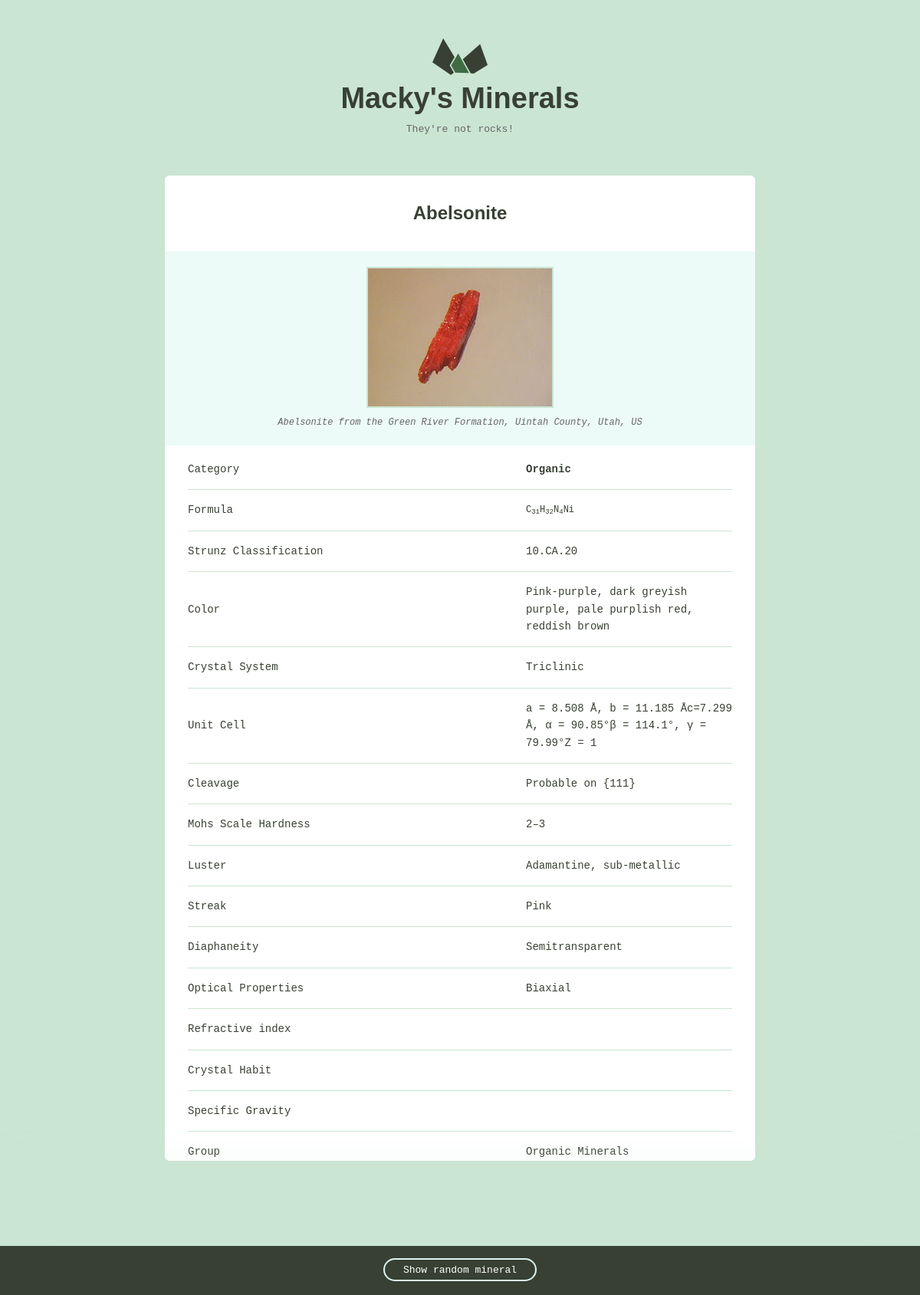
The app's page /minerals/detail/1/ with its own data.
### minerals/models.py (models this page shows)
class Mineral(models.Model):
	name = models.CharField(max_length=100)
	image_filename = models.CharField(max_length=200)
	image_caption = models.TextField()
	category = models.TextField()
	formula = models.TextField()
	strunz_classification = models.TextField()
	color = models.TextField()
	crystal_system = models.TextField()
	unit_cell = models.TextField()
	crystal_symmetry = models.TextField()
	cleavage = models.TextField()
	mohs_scale_hardness = models.TextField()
	luster = models.TextField()
	streak = models.TextField()
	diaphaneity = models.TextField()
	optical_properties = models.TextField()
	refractive_index = models.TextField()
	crystal_habit = models.TextField()
	specific_gravity = models.TextField()
	group = models.TextField()

### minerals/views.py (the view)
# urls.py: path("detail/<int:mineral_id>/", views.detail, name="detail"),
def detail(request, mineral_id):
	mineral	= Mineral.objects.get(pk=mineral_id)
	return render(request, 'minerals/detail.html', {"mineral": mineral})

### minerals/templates/minerals/detail.html (shortened to what this page needs)
{% extends 'minerals/layout.html' %}
{% load static %}
{% block content %}
<div class="mineral__container">
<h1 class="mineral__name">{{mineral.name}}</h1>
	<div class="mineral__image-bg">
		<img class="mineral__image" src="{% static 'minerals/images/' %}{{mineral.name}}.jpg"  alt="{{mineral.name}}">
		<p class="mineral__caption">{{mineral.image_caption}}</p>
	</div>
	<div class="mineral__table-container">
	<table class="mineral__table">
	<tr>
		<td>Category</td>
		<td class="mineral__category">{{mineral.category}}</td>
	</tr>
	<tr>
		<td>Formula</td>
		<td class="mineral__formula">{{mineral.formula|safe}}</td>
	</tr>
	{% if mineral.strunz_classification %}
	<tr>
		<td>Strunz Classification</td>
		<td>{{mineral.strunz_classification}}</td>
	</tr>
	{% endif %}
	<tr>
		<td>Color</td>
		<td>{{mineral.color}}</td>
	</tr>
	<tr>
		<td>Crystal System</td>
		<td>{{mineral.crystal_system}}</td>
	</tr>
	<tr>
		<td>Unit Cell</td>
		<td>{{mineral.unit_cell}}</td>
	</tr>
	<tr>
		<td>Cleavage</td>
		<td>{{mineral.cleavage}}</td>
	</tr>
	<tr>
		<td>Mohs Scale Hardness</td>
		<td>{{mineral.mohs_scale_hardness}}</td>
	</tr>
	<tr>
		<td>Luster</td>
		<td>{{mineral.luster}}</td>
	</tr>
	<tr>
		<td>Streak</td>
		<td>{{mineral.streak}}</td>
	</tr>
	<tr>
		<td>Diaphaneity</td>
		<td>{{mineral.diaphaneity}}</td>
	</tr>
	<tr>
		<td>Optical Properties</td>
		<td>{{mineral.optical_properties}}</td>
	</tr>
	<tr>
		<td>Refractive index</td>
		<td>{{mineral.refractive_index}}</td>
	</tr>
	<tr>
		<td>Crystal Habit</td>
		<td>{{mineral.crystal_habit}}</td>
	</tr>
	<tr>
		<td>Specific Gravity</td>
		<td>{{mineral.specific_gravity}}</td>
	</tr>
	<tr>
		<td>Group</td>
		<td>{{mineral.group}}</td>
	</tr>
	</table>
	</div>
	</div>
{% endblock %}

### minerals/static/minerals/css/global.css (style rules this page uses)
html { font-family: sans-serif; -ms-text-size-adjust: 100%; -webkit-text-size-adjust: 100%; }
body { margin: 0; }
h1 { font-size: 2em; margin: 0.67em 0; }
sub { font-size: 75%; line-height: 0; position: relative; vertical-align: baseline; bottom: -0.25em; }
img { border: 0; }
table { border-collapse: collapse; border-spacing: 0; }
td, th { padding: 0; }
html { font-size: 62.5%; }
body { background-color: #CAE5D2; font-size: 1.5em; line-height: 1.6; font-weight: 400; font-family: "Cousine"; color: #666; }
h1, h2, h3, h4, h5, h6 { margin-top: 0; margin-bottom: 2rem; font-weight: bold; font-family: "Work Sans", sans-serif; color: #384033; }
h1 { font-size: 3.8rem; }
@media (min-width: 550px) { h1 { font-size: 3.8rem; } }
p { margin-top: 0; font-size: 1.6rem; }
th, td { padding: 15px; text-align: left; border-bottom: 1px solid #e1e1e1; }
th:first-child, td:first-child { padding-left: 0; }
th:last-child, td:last-child { padding-right: 0; }
table, p, ul { margin-bottom: 2.5rem; }
.mineral__container { background-color: #fff; border-radius: 6px; list-style: none; padding: 0; text-align: center; }
.mineral__name { display: block; width: 100%; margin: 0; font-size: 24px; padding: 30px 0 30px 0; }
.mineral__image { display: block; margin: 0 auto; border: solid 2px #CAE5D2; }
.mineral__image-bg { background-color: #ecfaf8; padding: 20px 0; }
.mineral__caption { font-size: 12px; font-style: italic; padding: 10px 0 0 0; margin: 0; }
.mineral__table { font-size: 14px; color: #384033; }
.mineral__table td { border-color: #CAE5D2; }
.mineral__table tr:last-of-type td { border-bottom: none; padding-bottom: 0; }
.mineral__table-container { padding: 5px 30px 0; }
.mineral__category { font-weight: bold; width: 40%; }
.mineral__formula { font-size: 12px; }

### records on screen
Mineral: name "Abelsonite", name (picture), image_caption "Abelsonite from the Green River Formation, Uintah County, Utah, US", category "Organic", formula "C 31 H 32 N 4 Ni", strunz_classification "10.CA.20", color "Pink-purple, dark greyish purple, pale purplish red, reddish brown", crystal_system "Triclinic", unit_cell "a = 8.508 Å, b = 11.185 Åc=7.299 Å, α = 90.85°β = 114.1°, γ = 79.99°Z = 1", cleavage "Probable on {111}", mohs_scale_hardness "2–3", luster "Adamantine, sub-metallic", streak "Pink", diaphaneity "Semitransparent", optical_properties "Biaxial", group "Organic Minerals"
